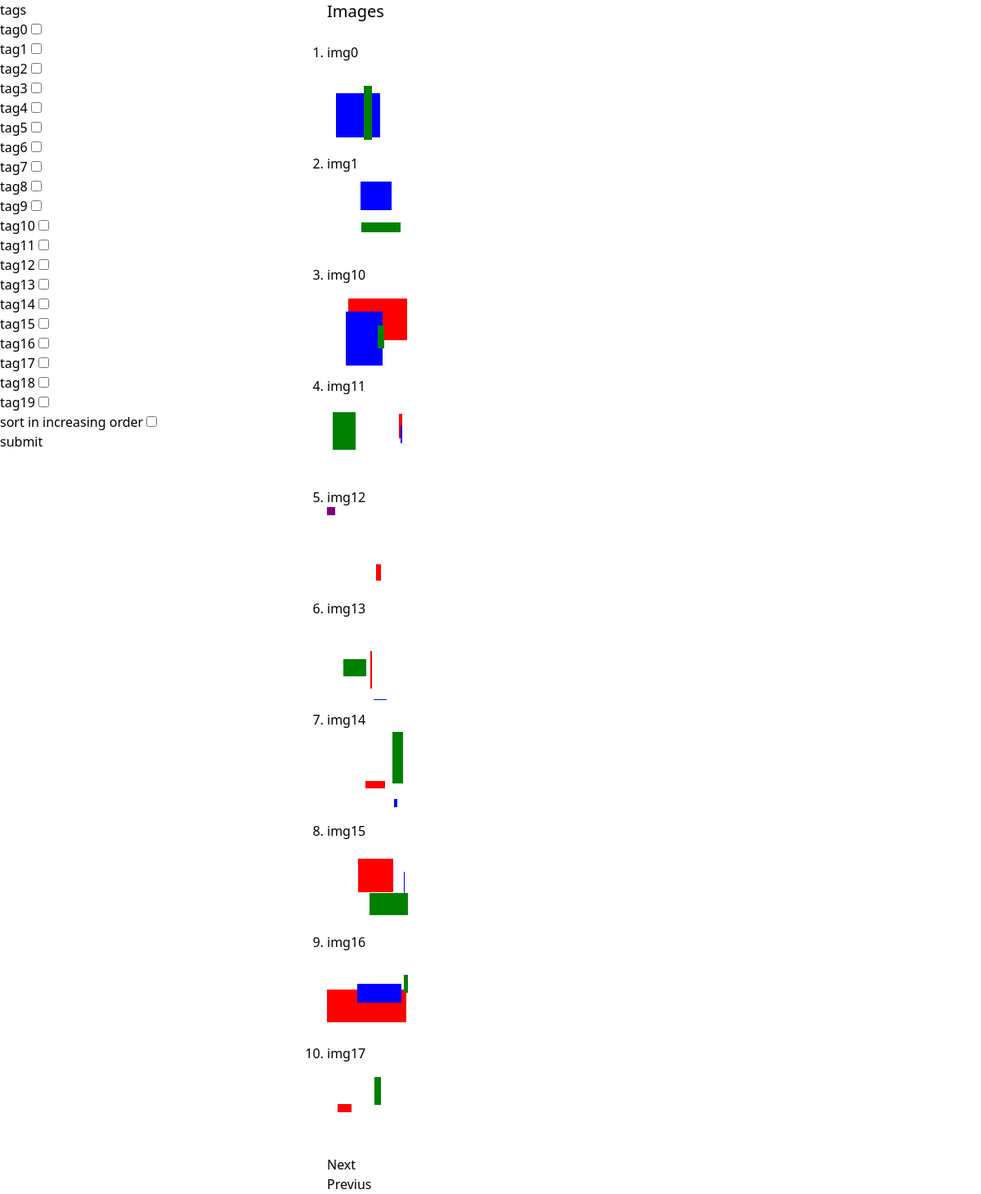
Screenshot of /site with the database file from the repository.
### interface/models.py (models this page shows, shortened)
class Tag(models.Model):
    title = models.CharField(max_length=200, unique=True)

class Image(models.Model):
    title = models.CharField(max_length=200, unique=True)
    sizex = models.IntegerField()
    sizey = models.IntegerField()
    user = models.ForeignKey(User, on_delete=models.CASCADE)
    publication_date = models.DateTimeField(null=False, default=django.utils.timezone.now)
    description = models.CharField(null=True, max_length=1000)
    tags = models.ManyToManyField(Tag)

### interface/views.py (the view)
# urls.py: path("site", views.service, name="site"),
def service(request):
	all_images = Image.objects.order_by('title')
	p = Paginator(all_images, 10)
	context = {
		'tags': Tag.objects.all(),
		'images': p.page(1).object_list,
		'site_no': 1,
		'next': 2,
		'prev': 0,
		'filtered': False
	}
	return render(request, "default.html", context)

### interface/templates/default.html (shortened to what this page needs)
<!DOCTYPE html>
<html lang="en">
<head>
  <script src="https://cdn.tailwindcss.com"></script>
</head>
<body>
<div class="grid grid-cols-3">
	<div class="col-span-1">
		<h2>tags</h2>
		<form action="{% url 'interface:filter' '1' %}" method="post">
			{% for tag in tags %}
			<label> {{tag.title}} </label>
			<input type='checkbox' name="{{ tag.title }}"> <br>
			{% endfor %}
			<label> sort in increasing order </label>
			<input type='checkbox' name="sort"> <br>
			<button id='rect' name="filter" value="true"> submit </button>
		</form>
	</div>
<div>
	<h1 class="text-xl">Images</h1><br>
	<ol class="list-decimal">
		{% for image in images %}
		<li>
			<p> {{ image.title }} </p>
		</li>
		<a href="{% url 'interface:picture' image.id %}">
		<div class='w-28 h-28 object-scale-down'>
			<svg width="100" height = "100">
				{% for rect in image.rect_set.all %}
				<rect x="{% widthratio 100 image.sizex rect.x %}" y="{% widthratio 100 image.sizex rect.y %}" width="{% widthratio 100 image.sizex rect.sizex %}" height="{% widthratio 100 image.sizex rect.sizey %}" fill="{{ rect.color }}"></rect>
				{% endfor %}
			</svg>
		</div>
	</a>
		{% endfor %}
		{% if not filtered %}
		<a href="{% url 'interface:page' next %}"> Next </a> <br>
		<a href="{% url 'interface:page' prev %}"> Previus </a>
		{% endif %}
	</ol>
</div>
<div></div>
</div>
</body>
</html>

### rows the page displays
Tag: title "tag0"
Tag: title "tag1"
Tag: title "tag2"
Tag: title "tag3"
Tag: title "tag4"
Tag: title "tag5"
Tag: title "tag6"
Tag: title "tag7"
Tag: title "tag8"
Tag: title "tag9"
Tag: title "tag10"
Tag: title "tag11"
Tag: title "tag12"
Tag: title "tag13"
Tag: title "tag14"
Tag: title "tag15"
Tag: title "tag16"
Tag: title "tag17"
Tag: title "tag18"
Tag: title "tag19"
Image: title "img0"
Image: title "img1"
Image: title "img10"
Image: title "img11"
Image: title "img12"
Image: title "img13"
Image: title "img14"
Image: title "img15"
Image: title "img16"
Image: title "img17"
